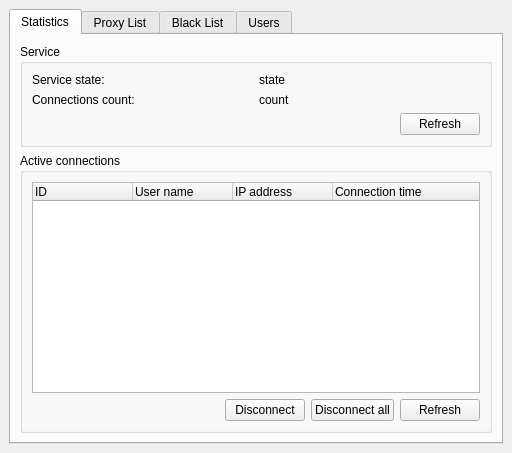
<?xml version="1.0" encoding="UTF-8"?>
<ui version="4.0">
 <class>MainWindow</class>
 <widget class="QMainWindow" name="MainWindow">
  <property name="geometry">
   <rect>
    <x>0</x>
    <y>0</y>
    <width>512</width>
    <height>453</height>
   </rect>
  </property>
  <property name="windowTitle">
   <string>Router Manager</string>
  </property>
  <widget class="QWidget" name="centralwidget">
   <layout class="QVBoxLayout" name="verticalLayout_6">
    <item>
     <widget class="QTabWidget" name="tab">
      <property name="currentIndex">
       <number>0</number>
      </property>
      <widget class="QWidget" name="tab_statistics">
       <attribute name="title">
        <string>Statistics</string>
       </attribute>
       <layout class="QVBoxLayout" name="verticalLayout_5">
        <item>
         <widget class="QGroupBox" name="groupbox_service">
          <property name="title">
           <string>Service</string>
          </property>
          <layout class="QVBoxLayout" name="verticalLayout_4">
           <item>
            <layout class="QHBoxLayout" name="horizontalLayout_3">
             <item>
              <layout class="QVBoxLayout" name="verticalLayout_2">
               <item>
                <widget class="QLabel" name="label_title_service_state">
                 <property name="text">
                  <string>Service state:</string>
                 </property>
                </widget>
               </item>
               <item>
                <widget class="QLabel" name="label_title_connections_count">
                 <property name="text">
                  <string>Connections count:</string>
                 </property>
                </widget>
               </item>
              </layout>
             </item>
             <item>
              <layout class="QVBoxLayout" name="verticalLayout_3">
               <item>
                <widget class="QLabel" name="label_service_state">
                 <property name="text">
                  <string notr="true">state</string>
                 </property>
                </widget>
               </item>
               <item>
                <widget class="QLabel" name="label_connections_count">
                 <property name="text">
                  <string notr="true">count</string>
                 </property>
                </widget>
               </item>
              </layout>
             </item>
            </layout>
           </item>
           <item>
            <layout class="QHBoxLayout" name="horizontalLayout_2">
             <item>
              <spacer name="horizontalSpacer_2">
               <property name="orientation">
                <enum>Qt::Horizontal</enum>
               </property>
               <property name="sizeHint" stdset="0">
                <size>
                 <width>40</width>
                 <height>20</height>
                </size>
               </property>
              </spacer>
             </item>
             <item>
              <widget class="QPushButton" name="button_refresh_state">
               <property name="text">
                <string>Refresh</string>
               </property>
              </widget>
             </item>
            </layout>
           </item>
          </layout>
         </widget>
        </item>
        <item>
         <widget class="QGroupBox" name="groupbox_active_connections">
          <property name="title">
           <string>Active connections</string>
          </property>
          <layout class="QVBoxLayout" name="verticalLayout">
           <item>
            <widget class="QTreeWidget" name="tree_active">
             <column>
              <property name="text">
               <string notr="true">ID</string>
              </property>
             </column>
             <column>
              <property name="text">
               <string>User name</string>
              </property>
             </column>
             <column>
              <property name="text">
               <string>IP address</string>
              </property>
             </column>
             <column>
              <property name="text">
               <string>Connection time</string>
              </property>
             </column>
            </widget>
           </item>
           <item>
            <layout class="QHBoxLayout" name="horizontalLayout">
             <item>
              <spacer name="horizontalSpacer">
               <property name="orientation">
                <enum>Qt::Horizontal</enum>
               </property>
               <property name="sizeHint" stdset="0">
                <size>
                 <width>40</width>
                 <height>20</height>
                </size>
               </property>
              </spacer>
             </item>
             <item>
              <widget class="QPushButton" name="button_disconnect">
               <property name="text">
                <string>Disconnect</string>
               </property>
              </widget>
             </item>
             <item>
              <widget class="QPushButton" name="button_disconnect_all">
               <property name="text">
                <string>Disconnect all</string>
               </property>
              </widget>
             </item>
             <item>
              <widget class="QPushButton" name="button_refresh_active">
               <property name="text">
                <string>Refresh</string>
               </property>
              </widget>
             </item>
            </layout>
           </item>
          </layout>
         </widget>
        </item>
       </layout>
      </widget>
      <widget class="QWidget" name="tab_proxy">
       <attribute name="title">
        <string>Proxy List</string>
       </attribute>
       <layout class="QVBoxLayout" name="verticalLayout_10">
        <item>
         <layout class="QHBoxLayout" name="horizontalLayout_8">
          <item>
           <widget class="QPushButton" name="button_add_proxy">
            <property name="text">
             <string/>
            </property>
            <property name="icon">
             <iconset resource="resources/router_manager.qrc">
              <normaloff>:/img/plus.png</normaloff>:/img/plus.png</iconset>
            </property>
           </widget>
          </item>
          <item>
           <widget class="QPushButton" name="button_modify_proxy">
            <property name="text">
             <string/>
            </property>
            <property name="icon">
             <iconset resource="resources/router_manager.qrc">
              <normaloff>:/img/pencil.png</normaloff>:/img/pencil.png</iconset>
            </property>
           </widget>
          </item>
          <item>
           <widget class="QPushButton" name="button_delete_proxy">
            <property name="text">
             <string/>
            </property>
            <property name="icon">
             <iconset resource="resources/router_manager.qrc">
              <normaloff>:/img/minus.png</normaloff>:/img/minus.png</iconset>
            </property>
           </widget>
          </item>
          <item>
           <spacer name="horizontalSpacer_5">
            <property name="orientation">
             <enum>Qt::Horizontal</enum>
            </property>
            <property name="sizeHint" stdset="0">
             <size>
              <width>40</width>
              <height>20</height>
             </size>
            </property>
           </spacer>
          </item>
         </layout>
        </item>
        <item>
         <widget class="QTreeWidget" name="tree_proxy">
          <column>
           <property name="text">
            <string>Address</string>
           </property>
          </column>
          <column>
           <property name="text">
            <string>Port</string>
           </property>
          </column>
          <column>
           <property name="text">
            <string>Enabled</string>
           </property>
          </column>
         </widget>
        </item>
       </layout>
      </widget>
      <widget class="QWidget" name="tab_black_list">
       <attribute name="title">
        <string>Black List</string>
       </attribute>
       <layout class="QVBoxLayout" name="verticalLayout_8">
        <item>
         <layout class="QHBoxLayout" name="horizontalLayout_5">
          <item>
           <widget class="QPushButton" name="button_add_to_black_list">
            <property name="text">
             <string/>
            </property>
            <property name="icon">
             <iconset resource="resources/router_manager.qrc">
              <normaloff>:/img/plus.png</normaloff>:/img/plus.png</iconset>
            </property>
           </widget>
          </item>
          <item>
           <widget class="QPushButton" name="button_remove_from_black_list">
            <property name="text">
             <string/>
            </property>
            <property name="icon">
             <iconset resource="resources/router_manager.qrc">
              <normaloff>:/img/minus.png</normaloff>:/img/minus.png</iconset>
            </property>
           </widget>
          </item>
          <item>
           <spacer name="horizontalSpacer_4">
            <property name="orientation">
             <enum>Qt::Horizontal</enum>
            </property>
            <property name="sizeHint" stdset="0">
             <size>
              <width>40</width>
              <height>20</height>
             </size>
            </property>
           </spacer>
          </item>
         </layout>
        </item>
        <item>
         <widget class="QTreeWidget" name="tree_black_list">
          <column>
           <property name="text">
            <string>IP address</string>
           </property>
          </column>
         </widget>
        </item>
       </layout>
      </widget>
      <widget class="QWidget" name="tab_users">
       <attribute name="title">
        <string>Users</string>
       </attribute>
       <layout class="QVBoxLayout" name="verticalLayout_7">
        <item>
         <layout class="QHBoxLayout" name="horizontalLayout_4">
          <item>
           <widget class="QPushButton" name="button_add_user">
            <property name="text">
             <string/>
            </property>
            <property name="icon">
             <iconset resource="resources/router_manager.qrc">
              <normaloff>:/img/plus.png</normaloff>:/img/plus.png</iconset>
            </property>
           </widget>
          </item>
          <item>
           <widget class="QPushButton" name="button_modify_user">
            <property name="text">
             <string/>
            </property>
            <property name="icon">
             <iconset resource="resources/router_manager.qrc">
              <normaloff>:/img/pencil.png</normaloff>:/img/pencil.png</iconset>
            </property>
           </widget>
          </item>
          <item>
           <widget class="QPushButton" name="button_delete_user">
            <property name="text">
             <string/>
            </property>
            <property name="icon">
             <iconset resource="resources/router_manager.qrc">
              <normaloff>:/img/minus.png</normaloff>:/img/minus.png</iconset>
            </property>
           </widget>
          </item>
          <item>
           <spacer name="horizontalSpacer_3">
            <property name="orientation">
             <enum>Qt::Horizontal</enum>
            </property>
            <property name="sizeHint" stdset="0">
             <size>
              <width>198</width>
              <height>20</height>
             </size>
            </property>
           </spacer>
          </item>
         </layout>
        </item>
        <item>
         <widget class="QTreeWidget" name="tree_users">
          <column>
           <property name="text">
            <string>User name</string>
           </property>
          </column>
          <column>
           <property name="text">
            <string>Enabled</string>
           </property>
          </column>
         </widget>
        </item>
       </layout>
      </widget>
     </widget>
    </item>
   </layout>
  </widget>
 </widget>
 <resources>
  <include location="resources/router_manager.qrc"/>
 </resources>
 <connections/>
</ui>
